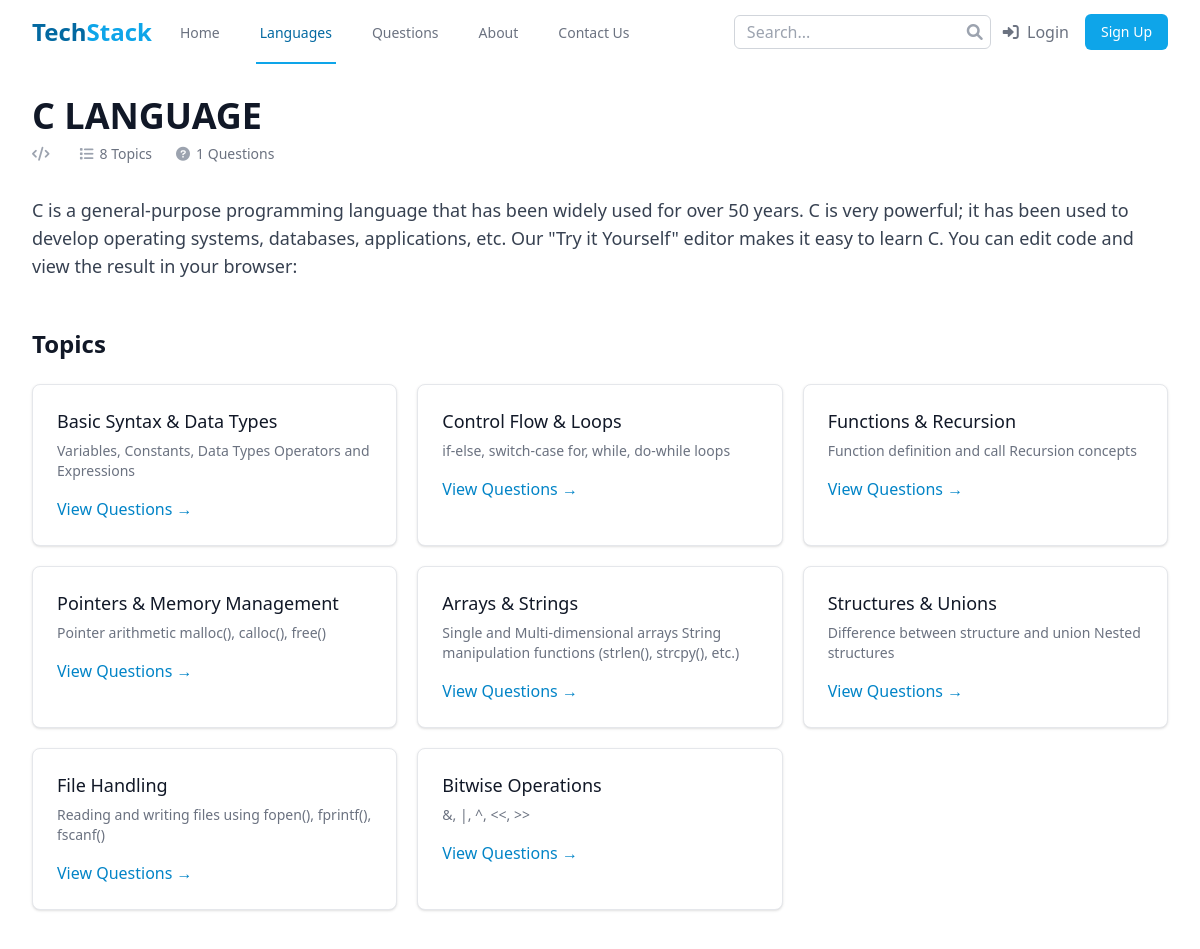
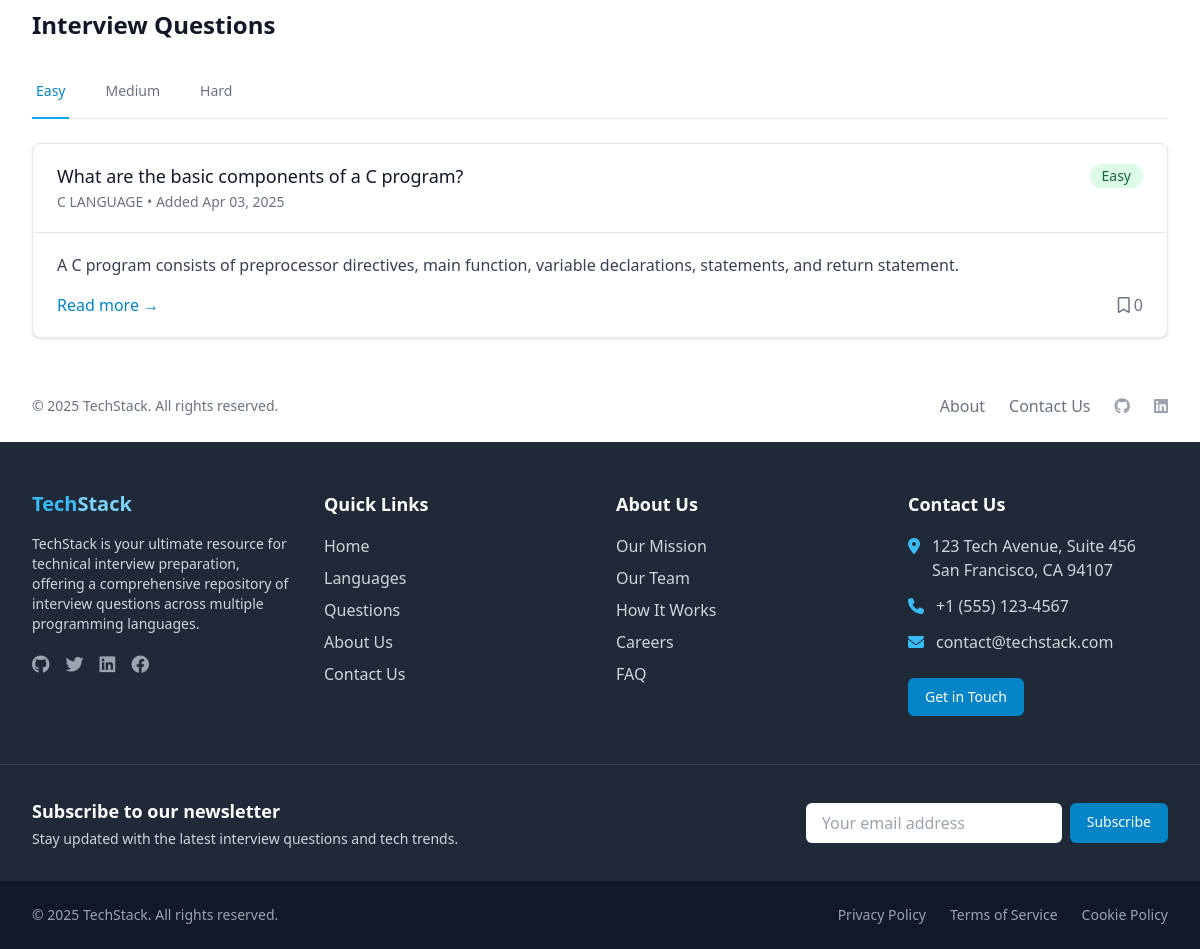
Screenshot of /languages/c-language/ with the database file from the repository (2 pictures, top to bottom).
### languages/models.py (models this page shows, shortened)
class Language(models.Model):
    name = models.CharField(max_length=100)
    slug = models.SlugField(unique=True, blank=True)
    description = models.TextField()
    logo = models.ImageField(upload_to='languages/logos/', blank=True, null=True)
    created_at = models.DateTimeField(auto_now_add=True)
    updated_at = models.DateTimeField(auto_now=True)
    is_featured = models.BooleanField(default=False)
    class Meta:
        ordering = ['name']

class Topic(models.Model):
    name = models.CharField(max_length=100)
    slug = models.SlugField(unique=True, blank=True)
    language = models.ForeignKey(Language, on_delete=models.CASCADE, related_name='topics')
    description = models.TextField()

### questions/models.py (models this page shows, shortened)
class Question(models.Model):
    title = models.CharField(max_length=255)
    slug = models.SlugField(unique=True, blank=True)
    content = models.TextField()
    code_snippet = models.TextField(blank=True, null=True)
    difficulty = models.CharField(
        max_length=10,
        choices=DifficultyLevel.choices,
        default=DifficultyLevel.MEDIUM
    )
    language = models.ForeignKey(Language, on_delete=models.CASCADE, related_name='questions')
    topics = models.ManyToManyField(Topic, related_name='questions')
    category = models.ForeignKey(Category, on_delete=models.SET_NULL, null=True, related_name='questions')
    created_by = models.ForeignKey(User, on_delete=models.SET_NULL, null=True, related_name='created_questions')
    created_at = models.DateTimeField(auto_now_add=True)
    updated_at = models.DateTimeField(auto_now=True)
    is_approved = models.BooleanField(default=False)
    class Meta:
        ordering = ['-created_at']

class Category(models.Model):
    name = models.CharField(max_length=100, unique=True)
    slug = models.SlugField(unique=True, blank=True)
    class Meta:
        verbose_name_plural = 'Categories'

### languages/views.py (the view)
# urls.py: path('<slug:slug>/', views.language_detail, name='language_detail'),
def language_detail(request, slug):
    language = get_object_or_404(Language, slug=slug)
    topics = language.topics.all()
    easy_questions = Question.objects.filter(language=language, difficulty='easy', is_approved=True)
    medium_questions = Question.objects.filter(language=language, difficulty='medium', is_approved=True)
    hard_questions = Question.objects.filter(language=language, difficulty='hard', is_approved=True)
    context = {
        'language': language,
        'topics': topics,
        'easy_questions': easy_questions,
        'medium_questions': medium_questions,
        'hard_questions': hard_questions,
    }
    return render(request, 'languages/language_detail.html', context)

### templates/languages/language_detail.html (shortened to what this page needs)
{% extends 'base.html' %}
{% block content %}
<div class="bg-white">
    <div class="max-w-7xl mx-auto py-8 px-4 sm:px-6 lg:px-8">
        <div class="lg:flex lg:items-center lg:justify-between">
            <div class="flex-1 min-w-0">
                <h1 class="text-3xl font-bold leading-tight text-gray-900 sm:text-4xl">
                    {{ language.name }}
                </h1>
                <div class="mt-1 flex flex-col sm:flex-row sm:flex-wrap sm:mt-0 sm:space-x-6">
                    <div class="mt-2 flex items-center text-sm text-gray-500">
                        <i class="fas fa-code flex-shrink-0 mr-1.5 text-gray-400"></i>
                    </div>
                    <div class="mt-2 flex items-center text-sm text-gray-500">
                        <i class="fas fa-list flex-shrink-0 mr-1.5 text-gray-400"></i>
                        {{ topics.count }} Topics
                    </div>
                    <div class="mt-2 flex items-center text-sm text-gray-500">
                        <i class="fas fa-question-circle flex-shrink-0 mr-1.5 text-gray-400"></i>
                        {{ language.questions.count }} Questions
                    </div>
                </div>
            </div>
        </div>
        <div class="mt-8">
            <p class="text-lg text-gray-700">
                {{ language.description }}
            </p>
        </div>
        <div class="mt-12">
            <h2 class="text-2xl font-bold text-gray-900">Topics</h2>
            <div class="mt-6 grid grid-cols-1 gap-5 sm:grid-cols-2 lg:grid-cols-3">
                {% for topic in topics %}
                    <div class="bg-white overflow-hidden shadow rounded-lg border border-gray-200 topic-card">
                        <div class="px-4 py-5 sm:p-6">
                            <h3 class="text-lg leading-6 font-medium text-gray-900">
                                <a href="{% url 'topic_detail' language.slug topic.slug %}" class="hover:text-primary-600">
                                    {{ topic.name }}
                                </a>
                            </h3>
                            <p class="mt-2 text-sm text-gray-500">
                                {{ topic.description|truncatewords:15 }}
                            </p>
                            <div class="mt-4">
                                <a href="{% url 'topic_detail' language.slug topic.slug %}" class="text-primary-600 hover:text-primary-700 font-medium">
                                    View Questions <span aria-hidden="true">&rarr;</span>
                                </a>
                            </div>
                        </div>
                    </div>
                {% empty %}
                    <div class="col-span-full text-center py-8">
                        <p class="text-gray-500">No topics available for this language yet.</p>
                    </div>
                {% endfor %}
            </div>
        </div>
        <div class="mt-12">
            <h2 class="text-2xl font-bold text-gray-900">Interview Questions</h2>
            <div class="mt-6">
                <div class="hidden sm:block">
                    <div class="border-b border-gray-200">
                        <nav class="-mb-px flex space-x-8" aria-label="Tabs">
                            <button class="difficulty-tab border-primary-500 text-primary-600 whitespace-nowrap py-4 px-1 border-b-2 font-medium text-sm" data-tab="easy">
                                Easy
                            </button>
                            <button class="difficulty-tab border-transparent text-gray-500 hover:text-gray-700 hover:border-gray-300 whitespace-nowrap py-4 px-1 border-b-2 font-medium text-sm" data-tab="medium">
                                Medium
                            </button>
                            <button class="difficulty-tab border-transparent text-gray-500 hover:text-gray-700 hover:border-gray-300 whitespace-nowrap py-4 px-1 border-b-2 font-medium text-sm" data-tab="hard">
                                Hard
                            </button>
                        </nav>
                    </div>
                </div>
            </div>
            <div class="mt-6">
                <div id="easy-questions" class="difficulty-content">
                    {% include 'questions/question_list_partial.html' with questions=easy_questions %}
                </div>
            </div>
        </div>
    </div>
</div>
{% endblock %}

### templates/questions/question_list_partial.html (shortened to what this page needs)
<div class="space-y-4">
    {% for question in questions %}
        <div class="bg-white shadow overflow-hidden sm:rounded-lg border border-gray-200 question-item">
            <div class="px-4 py-5 sm:px-6">
                <div class="flex items-center justify-between">
                    <h3 class="text-lg leading-6 font-medium text-gray-900">
                        <a href="{% url 'question_detail' question.slug %}" class="hover:text-primary-600">
                            {{ question.title }}
                        </a>
                    </h3>
                    <span class="inline-flex items-center px-3 py-0.5 rounded-full text-sm font-medium
                        {% if question.difficulty == 'easy' %}
                            bg-green-100 text-green-800
                        {% elif question.difficulty == 'medium' %}
                            bg-yellow-100 text-yellow-800
                        {% else %}
                            bg-red-100 text-red-800
                        {% endif %}
                    ">
                        {{ question.get_difficulty_display }}
                    </span>
                </div>
                <p class="mt-1 max-w-2xl text-sm text-gray-500">
                    {{ question.category.name }} • Added {{ question.created_at|date:"M d, Y" }}
                </p>
            </div>
            <div class="border-t border-gray-200 px-4 py-5 sm:px-6">
                <p class="text-gray-700">{{ question.content|truncatewords:30 }}</p>
                <div class="mt-4 flex justify-between">
                    <a href="{% url 'question_detail' question.slug %}" class="text-primary-600 hover:text-primary-700">
                        Read more <span aria-hidden="true">&rarr;</span>
                    </a>
                    <div class="flex items-center text-gray-500">
                        <i class="far fa-bookmark mr-1"></i>
                        <span>{{ question.bookmarks.count }}</span>
                    </div>
                </div>
            </div>
        </div>
    {% empty %}
        <div class="text-center py-8">
            <p class="text-gray-500">No questions available in this difficulty level yet.</p>
        </div>
    {% endfor %}
</div>

### templates/questions/question_list_partial.html (style rules this page uses)
.question-item { animation: fadeIn 0.5s ease-out forwards; transition: transform 0.3s ease, box-shadow 0.3s ease; }

### templates/languages/language_detail.html (style rules this page uses)
.topic-card { transition: transform 0.3s ease, box-shadow 0.3s ease; }
.difficulty-tab { position: relative; transition: all 0.3s ease; }
.difficulty-tab::after { content: ''; position: absolute; bottom: -2px; left: 0; width: 0; height: 2px; background-color: #0ea5e9; transition: width 0.3s ease; }
.difficulty-content:not(.hidden) { animation: fadeIn 0.5s ease-out; }

### rows the page displays
Language: name "C LANGUAGE", count "8", questions.count "1", description "C is a general-purpose programming language that has been widely used for over 50 years. C is very powerful; it has been used to develop operating systems, databases, applications, etc. Our \"Try it Yourself\" editor makes it easy to learn C. You can edit code and view the result in your browser:"
Topic: name "Basic Syntax & Data Types", description "Variables, Constants, Data Types Operators and Expressions"
Topic: name "Control Flow & Loops", description "if-else, switch-case for, while, do-while loops"
Topic: name "Functions & Recursion", description "Function definition and call Recursion concepts"
Topic: name "Pointers & Memory Management", description "Pointer arithmetic malloc(), calloc(), free()"
Topic: name "Arrays & Strings", description "Single and Multi-dimensional arrays String manipulation functions (strlen(), strcpy(), etc.)"
Topic: name "Structures & Unions", description "Difference between structure and union Nested structures"
Topic: name "File Handling", description "Reading and writing files using fopen(), fprintf(), fscanf()"
Topic: name "Bitwise Operations", description "&, |, ^, <<, >>"
Question: title "What are the basic components of a C program?", difficulty "Easy", category.name "C LANGUAGE", created_at "Apr 03, 2025", content "A C program consists of preprocessor directives, main function, variable declarations, statements, and return statement.", bookmarks.count "0"
